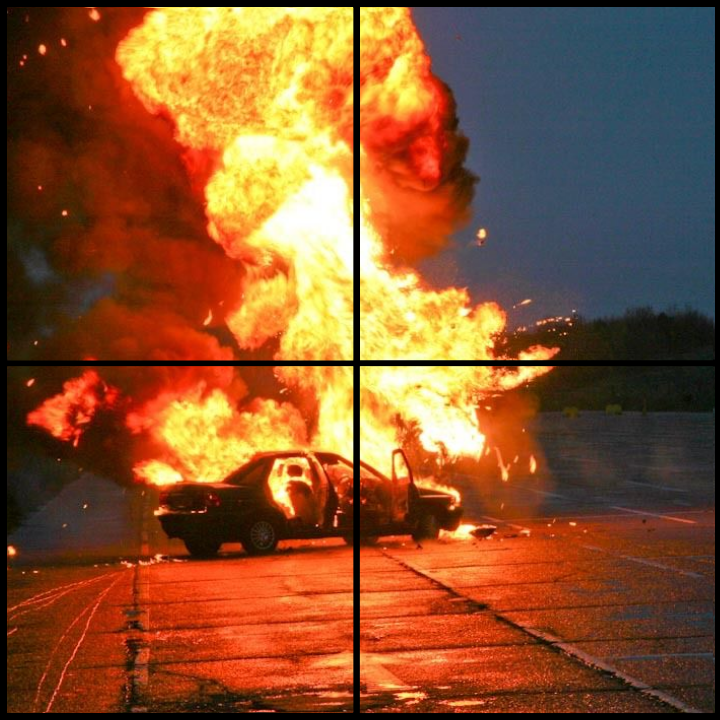
#> input picture Assets/Meledak.png, 720 x 720 px, found by its file name
$ jupyter execute --allow-errors Jurnal.ipynb
#> lines starting #> are read from the running program, lines starting #| are printed output that depends on the picture
[cell 1]
from matplotlib.pylab import plt
import numpy as np
import cv2

[cell 2]
meledak = plt.imread('Assets/meledak.png')
#> meledak is the input picture: shape (720, 720, 3) float32; mean R, G, B 0.539, 0.327, 0.182
#> (the rest of this cell did not finish here and is left out)

[cell 3]
meledak.shape
citra1 = meledak [5:360, 5:350]
citra1 = cv2.cvtColor(citra1, cv2.COLOR_BGR2GRAY)
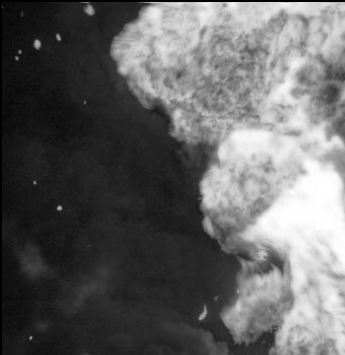
#> citra1: shape (355, 345) float32; min 0, max 1, mean 0.39
plt.subplot(2, 2, 1)
plt.imshow(citra1, cmap = 'gray')

citra2 = meledak [5:360, 360:710]
citra2 = cv2.cvtColor(citra2, cv2.COLOR_BGR2GRAY)
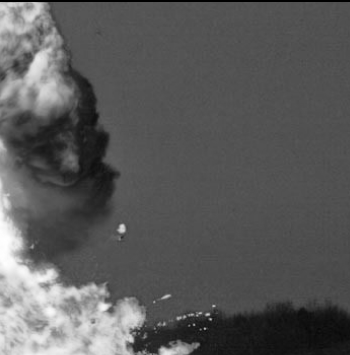
#> citra2: shape (355, 350) float32; min 0, max 1, mean 0.355
plt.subplot(2, 2, 2)
plt.imshow(citra2, cmap = 'gray')

citra3 = meledak [365:710, 5:350]
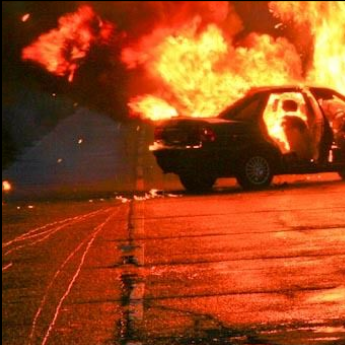
#> citra3: shape (345, 345, 3) float32; mean R, G, B 0.613, 0.27, 0.0965
citra3 = cv2.cvtColor(citra3, cv2.COLOR_BGR2GRAY)
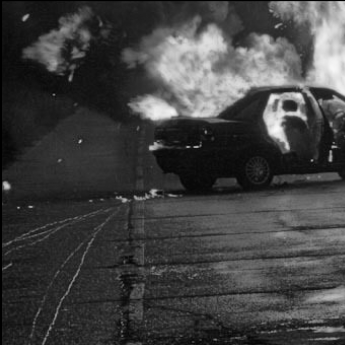
#> citra3: shape (345, 345) float32; min 0, max 0.984, mean 0.257
plt.subplot(2, 2, 3)
plt.imshow(citra3, cmap = 'gray')

citra4 = meledak [365:710, 365:720]
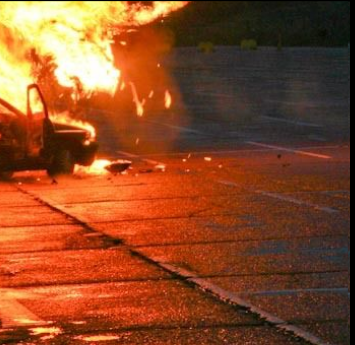
#> citra4: shape (345, 355, 3) float32; mean R, G, B 0.541, 0.288, 0.15
citra4 = cv2.cvtColor(citra4, cv2.COLOR_BGR2GRAY)
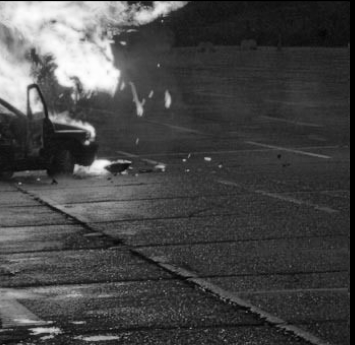
#> citra4: shape (345, 355) float32; min 0, max 1, mean 0.276
plt.subplot(2, 2, 4)
plt.imshow(citra4, cmap = 'gray')
print(meledak.shape)
#| (720, 720, 3)
print(citra1.shape)
#| (355, 345)
print(citra2.shape)
#| (355, 350)
print(citra3.shape)
#| (345, 345)
print(citra4.shape)
#| (345, 355)
plt.show()

[cell 4]
def fungsi_dua_b(citra_1, citra_2):
    c1, c2 = np.array(citra_1), np.array(citra_2)
    tinggi = max(c1.shape[0], c2.shape[0])
#> tinggi = 355
    lebar = c1.shape[1] + c2.shape[1]
#> lebar = 695

    hasil = np.zeros((tinggi, lebar), dtype=c1.dtype)

    hasil[0:c1.shape[0], 0:c1.shape[1]] = c1
    hasil[0:c2.shape[0], c1.shape[1]:] = c2
    return hasil

# Tipe c: penyatuan sumbu vertikal
def fungsi_dua_c(citra_1, citra_2):
    c1, c2 = np.array(citra_1), np.array(citra_2)
    tinggi = c1.shape[0] + c2.shape[0]
#> tinggi = 700
    lebar = max(c1.shape[1], c2.shape[1])
#> lebar = 700

    hasil = np.zeros((tinggi, lebar), dtype=c1.dtype)

    hasil[0:c1.shape[0], 0:c1.shape[1]] = c1
#> hasil: shape (700, 700) float32
    hasil[c1.shape[0]:, 0:c2.shape[1]] = c2
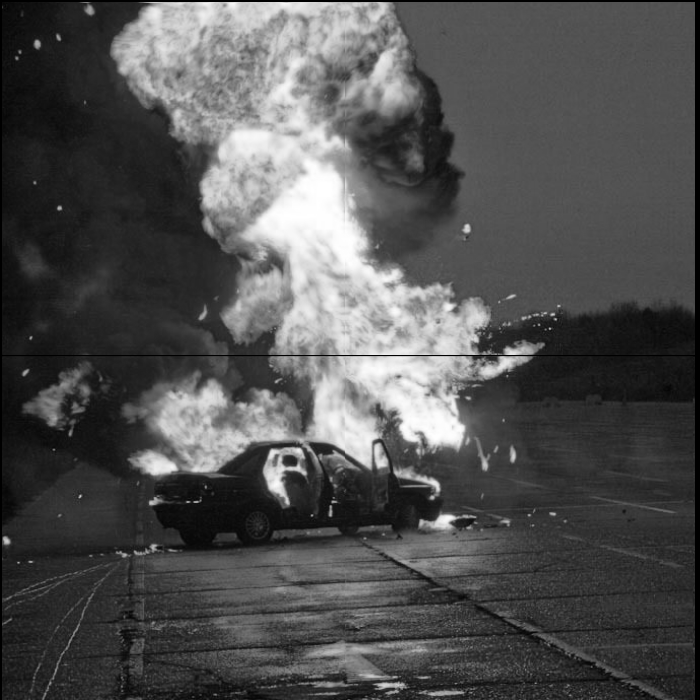
#> hasil: shape (700, 700) float32; min 0, max 1, mean 0.319
    return hasil

[cell 5]
merger1 = fungsi_dua_b (citra1, citra2)
merger2 = fungsi_dua_b (citra3, citra4)
mergered = fungsi_dua_c (merger1, merger2)

plt.imshow(mergered, cmap='gray')
plt.show()

[cell 6]
def ekualisasi(citra):
    height, width = citra.shape
#> height = 700; width = 700

    # 1. Hitung histogram citra
    hist = np.zeros(256, dtype=int)
    for i in range(height):
        for j in range(width):
            pixel_value = citra[i, j]
            hist[pixel_value] += 1
#> after the loop, hist = 256 values from 0 to 0

    # 2. Hitung CDF
    cdf = np.zeros(256, dtype=int)
    cdf[0] = hist[0]
    for k in range(1, 256):
        cdf[k] = cdf[k-1] + hist[k]

    # 3. Normalisasi CDF ke rentang 0-255
    cdf_normal = np.round(cdf * 255 / (height * width)).astype(np.uint8)

    # 4. Terapkan hasil normalisasi ke setiap pixel
    hasil = np.zeros_like(citra, dtype=np.uint8)
    for i in range(height):
        for j in range(width):
            # Nilai pixel lama menjadi index untuk mengambil nilai baru dari cdf_normal
            hasil[i, j] = cdf_normal[citra[i, j]]

    return hasil

#> (a cell that did not finish here is left out)

[cell 8]
windut = plt.imread('Assets/Windut.png')
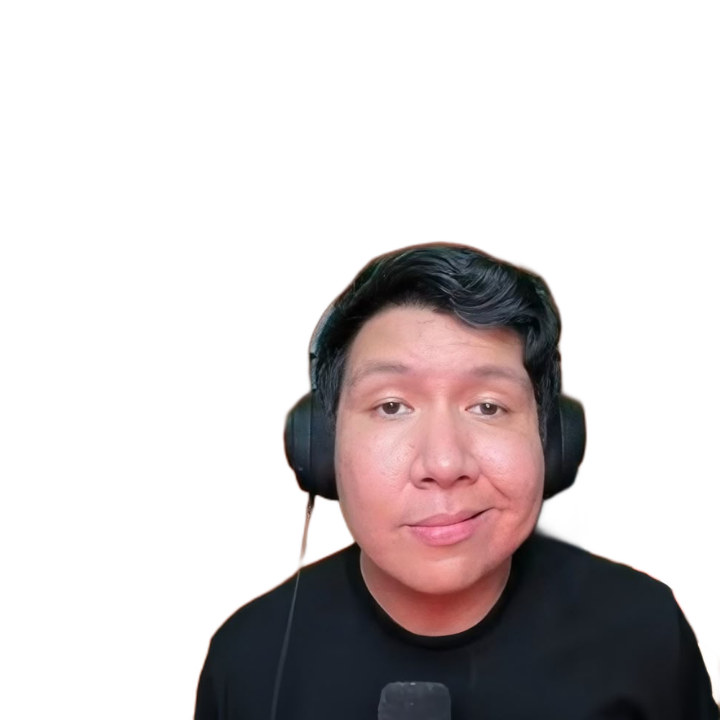
#> input picture Assets/Windut.png, 720 x 720 px
#> windut is the input picture: shape (720, 720, 3) float32; mean R, G, B 0.818, 0.794, 0.797
windut = cv2.cvtColor(windut, cv2.COLOR_BGR2GRAY)
#> windut: shape (720, 720) float32

bunga = plt.imread('Assets/Bunga.png')
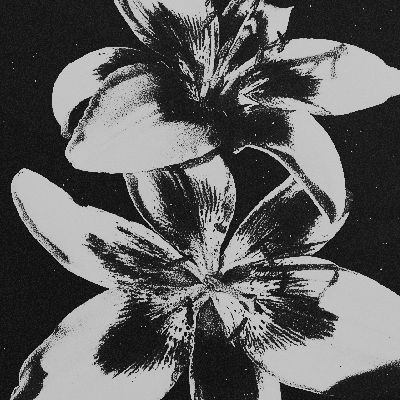
#> input picture Assets/Bunga.png, 400 x 400 px
#> bunga is the input picture: shape (400, 400, 3) float32; min 0, max 0.894, mean 0.374

plt.subplot(2, 2, 1)
plt.imshow(windut, cmap = 'gray')

plt.subplot(2, 2, 2)
plt.imshow(bunga, cmap = 'gray')

[cell 9]
def spesifikasi_histogram(citra_asal, citra_target):
    # 1. Hitung histogram citra asal
    hist_asal = np.zeros(256, dtype=int)
    for i in range(citra_asal.shape[0]):
        for j in range(citra_asal.shape[1]):
            hist_asal[citra_asal[i, j]] += 1

    # 2. Hitung histogram citra target
    hist_target = np.zeros(256, dtype=int)
    for i in range(citra_target.shape[0]):
        for j in range(citra_target.shape[1]):
            hist_target[citra_target[i, j]] += 1

    cdf_asal = np.zeros(256, dtype=float)
    cdf_target = np.zeros(256, dtype=float)

    cdf_asal[0] = hist_asal[0]
    cdf_target[0] = hist_target[0]

    # 3. Hitung CDF (Cumulative Distribution Function)
    for k in range(1, 256):
        cdf_asal[k] = cdf_asal[k-1] + hist_asal[k]
        cdf_target[k] = cdf_target[k-1] + hist_target[k]
#> after the loop, cdf_asal = 256 values from 0 to 518400; cdf_target = 256 values from 83 to 160000

    # Normalisasi CDF agar rentangnya 0.0 sampai 1.0
    cdf_asal = cdf_asal / cdf_asal[-1]
#> cdf_asal = 256 values from 0 to 1
    cdf_target = cdf_target / cdf_target[-1]

    # 4. Mapping Histogram (Mencari selisih CDF terkecil)
    map_hist = np.zeros(256, dtype=np.uint8)
    for i in range(256):
        # Cari nilai j di CDF target yang paling dekat dengan nilai CDF asal[i]
        selisih = np.abs(cdf_asal[i] - cdf_target)
        j_terdekat = np.argmin(selisih)
        map_hist[i] = j_terdekat

    # 5. Terapkan hasil mapping ke citra asal
    height, width = citra_asal.shape
    hasil = np.zeros((height, width), dtype=np.uint8)
    for i in range(height):
        for j in range(width):
            hasil[i, j] = map_hist[citra_asal[i, j]]
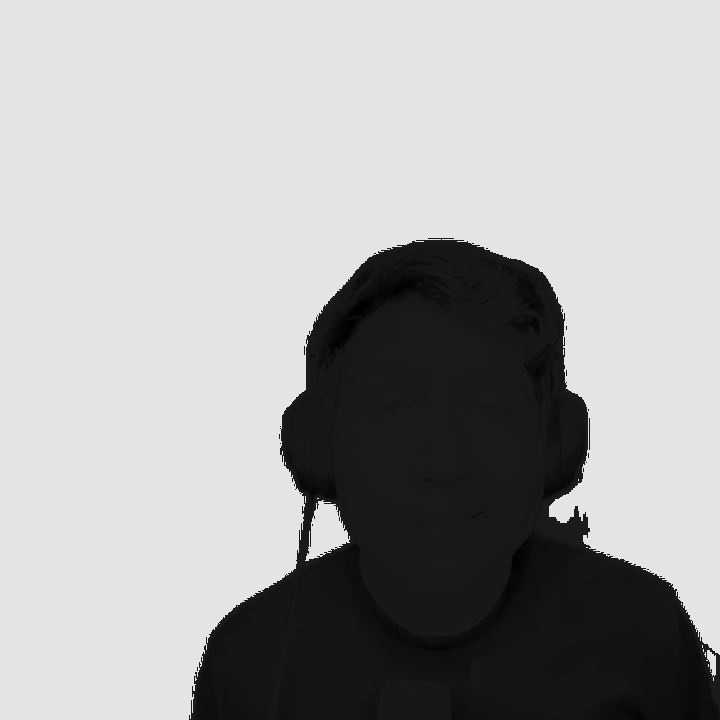
#> hasil: shape (720, 720); min 0, max 228, mean 165.8

    return hasil

[cell 10]
hasil_spesifikasi = spesifikasi_histogram((windut* 255).astype(np.uint8), (bunga* 255).astype(np.uint8) )

# Tampilan Hasil Spesifikasi
plt.subplot(1, 1, 1)
plt.imshow(hasil_spesifikasi, cmap='gray')
plt.title("Hasil Spesifikasi Histogram")
plt.axis('off')

plt.tight_layout()
plt.show()

[cell 11]
def buat_hist(citra):
    histogram = [0] * 255

    height = len(citra)
#> height = 720
    width = len(citra[0]) if height > 0 else 0
#> width = 720
    for i in range(height):
        for j in range(width):
            val = int(citra[i][j])
            histogram[val] += 1
#> after the loop, histogram = 255 values, max 362624 at index 228, min 0 at index 2, mean 2032.9

    return histogram
def plot_histogram(histogram, title, ImgColor):
    plt.figure(figsize=(10, 5))
    plt.xlabel("Intensitas Piksel")
    plt.title(title)
    plt.ylabel("Jumlah Piksel")
    plt.bar(range(256), histogram, color=ImgColor, width=0.8)
    plt.show()

[cell 12]
hist_data = buat_hist(hasil_spesifikasi)
#> hist_data has the same summary as histogram in buat_hist
#> (the rest of this cell did not finish here and is left out)
